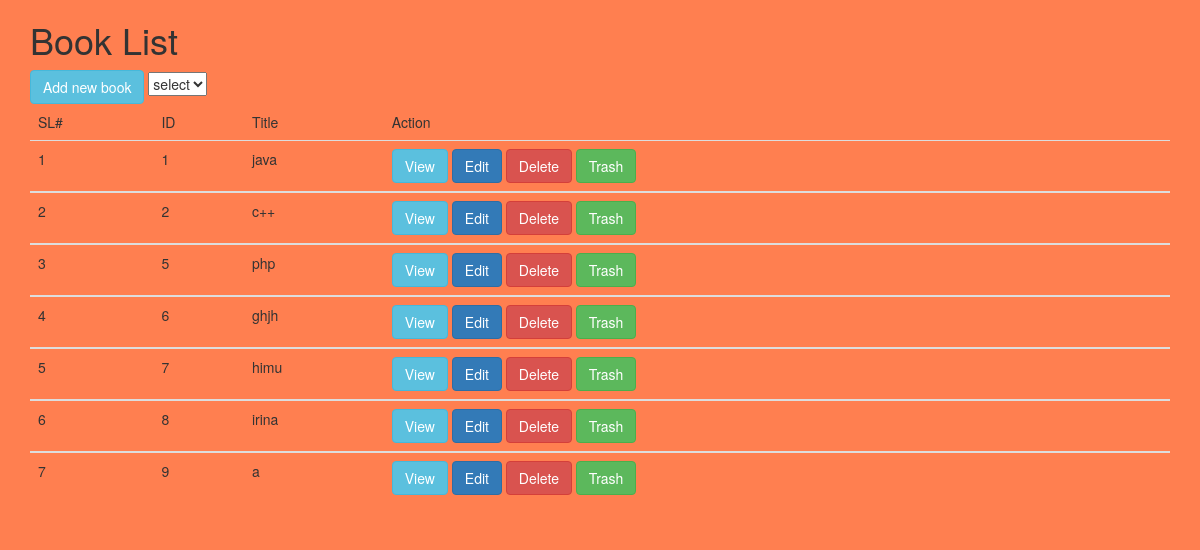
Page /views/SEIP129150/Book/index.php on the committed database.
### tables this page shows
CREATE TABLE `book` (
  `id` int(11) NOT NULL,
  `title` varchar(30) NOT NULL,
  `trash` date DEFAULT NULL
);

### src/BITM/SEIP129150/Book/Book.php (called while the page is built, shortened)
<?php
class Book
{
    public $conn;
    public function __construct()
    {
        $this->conn = mysqli_connect("localhost", "root", "", "atomicprojectb21");
    }
    public function index()
    {
        $allBook = array();
        $query = "SELECT * FROM `book` WHERE `trash` IS NULL";
        $result = mysqli_query($this->conn, $query);
        while ($row = mysqli_fetch_assoc($result)) {
            $allBook[] = $row;
        }
        return $allBook;
    }
}

### views/SEIP129150/Book/index.php (the view, shortened to what this page needs)
<?php
$book=new Book();
$albook=$book->index();
?>
<!DOCTYPE html>
<html>
<head>
    <link rel="stylesheet" href="http://maxcdn.bootstrapcdn.com/bootstrap/3.3.6/css/bootstrap.min.css">
    <link rel="stylesheet" type="text/css" href="../../../resources/bootstrap/css/bootstrap.css">
</head >
<body style="background: coral">
<div class="container">
    <h1>Book List</h1>
    <a href="create.php" class="btn btn-info" role="button">Add new book</a>
    <select>
        <option value="" style="display: none"> select</option>
    </select>
    <br>
    <div class="table-responsive">
        <table class="table">
            <thead>
            <tr>
                <td>
                    SL#
                </td>
                <td>
                    ID
                </td>
                <td>
                    Title
                </td>
                <td>
                    Action
                </td>
            </tr>
            </thead>
            <tbody>
            <?php
            $sl=1;
            foreach ($albook as $book) {
            ?>
            <tr>
                <td><?php echo  $sl?></td>
                <td> <?php echo $book['id']?></td>
                <td> <?php echo $book['title']?></td>
                <td>
            <a href="veiw.php?id=<?php echo $book['id']?>" class="btn btn-info" role="button">View</a>
            <a href="edit.php?id=<?php echo $book['id']?>" class="btn btn-primary" role="button">Edit</a>
            <a href="delete.php?id=<?php echo $book['id']?>" class="btn btn-danger" role="button">Delete</a>
            <a href="trash.php?id=<?php echo $book['id']?>" class="btn btn-success" role="button">Trash</a>
                </td>
            </tr>
            </tbody>
            <?php $sl++; } ?>
        </table>
    </div>
</div>
</body>
</html>

### rows in the picture
book: id "1", title "java"
book: id "2", title "c++"
book: id "5", title "php"
book: id "6", title "ghjh"
book: id "7", title "himu"
book: id "8", title "irina"
book: id "9", title "a"
